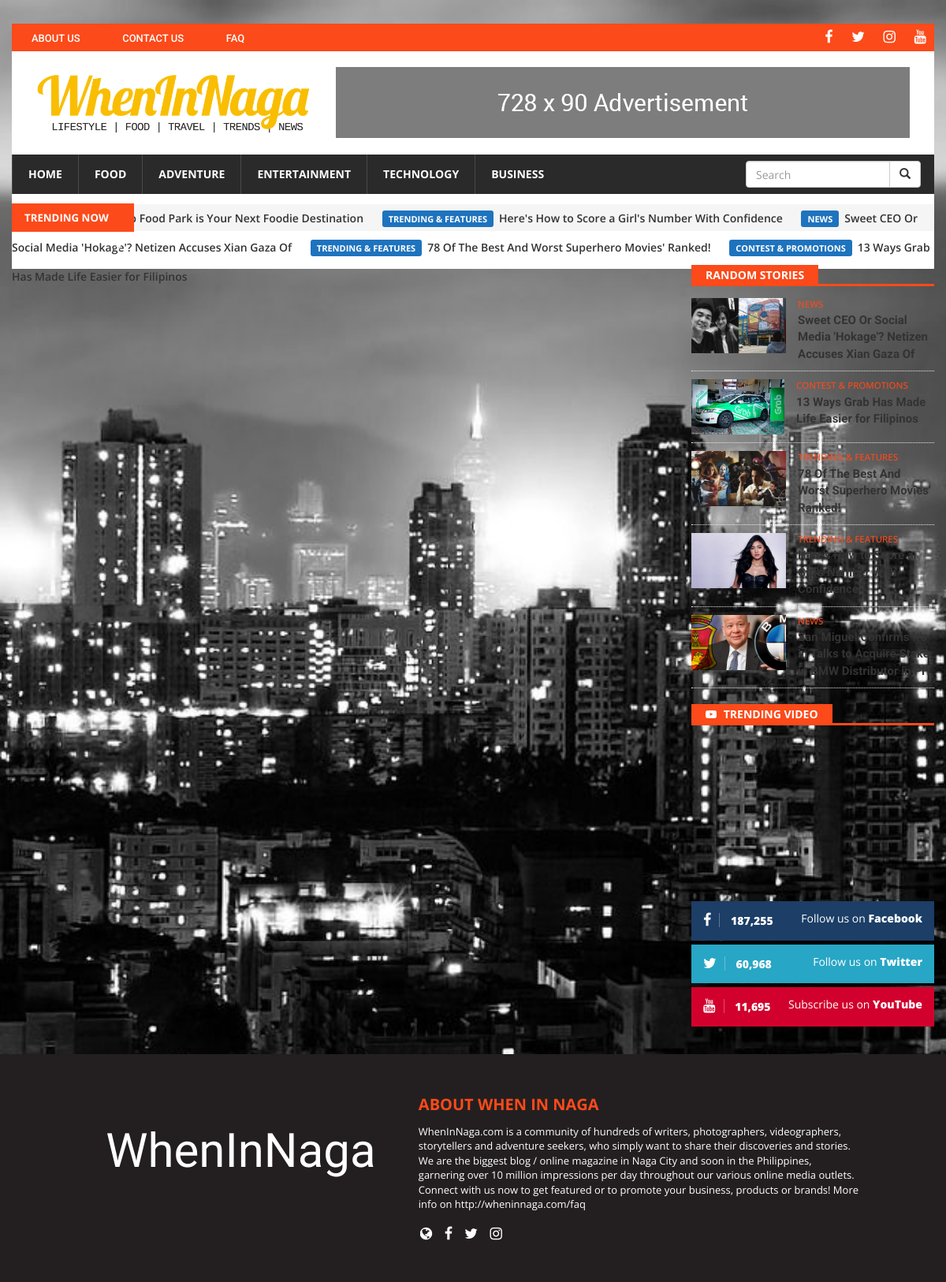
Screenshot of /viewpost-category.php?id=5 with the database file from the repository.
### tables this page shows
CREATE TABLE `blog_post` (
  `blog_id` int(11) NOT NULL,
  `title` varchar(100) NOT NULL,
  `subheading` varchar(255) DEFAULT NULL,
  `thumbnail` varchar(255) NOT NULL,
  `article` text NOT NULL,
  `author_id` int(11) NOT NULL,
  `date_created` varchar(255) NOT NULL,
  `time_created` varchar(255) NOT NULL,
  `date_published` varchar(255) DEFAULT NULL,
  `time_published` varchar(255) DEFAULT NULL,
  `month_published` varchar(255) DEFAULT NULL,
  `year_published` varchar(255) DEFAULT NULL,
  `featured` tinyint(1) DEFAULT NULL,
  `enabled` tinyint(1) DEFAULT NULL,
  `sponsored` tinyint(1) DEFAULT NULL,
  `recommended` tinyint(1) DEFAULT NULL,
  `comments_count` int(11) DEFAULT NULL,
  `views` int(11) DEFAULT NULL,
  `date_modified` varchar(255) DEFAULT NULL,
  `time_modified` varchar(255) DEFAULT NULL,
  `category_id` int(11) NOT NULL,
  `approved` tinyint(1) NOT NULL,
  `denied` tinyint(1) DEFAULT NULL,
  `admin_remarks` text
);

CREATE TABLE `blog_categories` (
  `category_id` int(11) NOT NULL,
  `name` varchar(55) NOT NULL,
  `category_desc` varchar(255) DEFAULT NULL
);

### article-pages/random-posts.php (the view)
<ul class='widget-custom-posts'>
	<li class='widget-custom-posts-item clearfix'>
		<figure class='widget-figure-thumb'>
			<a href="viewpost.php?id=<?php echo $blog_id; ?>">
				<img src="<?php echo '/capstone2/'.$thumbnail; ?>" class='widget-img-thumb'>
			</a>
		</figure>
		<div class='widget-custom-posts-header'>
			<a href="viewpost-category.php?id=<?php echo $category_id; ?>"  target='_blank'>
				<div class='widget-meta-category'><?php echo $name; ?></div>
			</a>
			<div class='widget-custom-posts-small-title'>
				<a href="viewpost.php?id=<?php echo $blog_id; ?>" ><?php echo $title; ?></a>
			</div>
		</div>
	</li>
</ul>

### partials/navbar.php (shortened to what this page needs)
<div id='win-navbar' class='win-navbar clearfix'>
  <div>
    <ul class='win-navbar-ul'>
      <li><a href='#' class='win-navbar-a'>ABOUT US</a></li>
      <li><a href='#' class='win-navbar-a'>CONTACT US</a></li>
      <li><a href='#' class='win-navbar-a'>FAQ</a></li>
    </ul>
    <ul class='win-navbar-ul win-navbar-social'>
      <li><a href='#' class='win-social-a'><i class="fa fa-facebook"></i></a></li>
      <li><a href='#' class='win-social-a'><i class="fa fa-twitter"></i></a></li>
      <li><a href='#' class='win-social-a'><i class="fa fa-instagram"></i></a></li>
      <li><a href='#' class='win-social-a'><i class="fa fa-youtube"></i></a></li>
    </ul>
  </div>
</div>
<div class='win-header-lg clearfix'>
  <div class='row'>
    <div class='col-sm-4'>
      <figure class='win-header-lg-figure'>
        <img class='win-header-lg-img' src='page-imgs/logo4.png'>
      </figure>
    </div>
    <div class='col-sm-8'>
        <figure class='win-header-lg-figure-r'>
          <img src='page-imgs/ad1.png' class='win-header-ad-img' >
        </figure>
    </div>
  </div>
</div>
<nav class="navbar navbar-inverse">
  <div class="collapse navbar-collapse" id="myNavbar">
    <ul class="nav navbar-nav navbar-left">
      <li><a href="/capstone2/" class='navbar-nav-a'>HOME</a></li>
      <li><a href="/capstone2/viewpost-category.php?id=2" class='navbar-nav-a'>FOOD</a></li>
      <li><a href="/capstone2/viewpost-category.php?id=5" class='navbar-nav-a'>ADVENTURE</a></li>
      <li><a href="/capstone2/viewpost-category.php?id=1" class='navbar-nav-a'>ENTERTAINMENT</a></li>
      <li><a href="/capstone2/viewpost-category.php?id=3" class='navbar-nav-a'>TECHNOLOGY</a></li>
      <li><a href="/capstone2/viewpost-category.php?id=12" class='navbar-nav-a'>BUSINESS</a></li>
    </ul>
    <form class="navbar-form navbar-right">
      <div class="input-group">
        <input type="text" class="form-control" placeholder="Search">
        <div class="input-group-btn">
          <button class="btn btn-default" type="submit">
            <i class="glyphicon glyphicon-search"></i>
          </button>
        </div>
      </div>
    </form>
  </div>
</nav>
<div class='trending-now-wrapper'>
	<div class='trending-now-bg'>
		<div class='trending-box'>
			<span class='trending-text'>TRENDING NOW&nbsp
				<i class="fa fa-bolt" aria-hidden="true"></i>
			</span>
		</div>
<div class='marquee'>
  <?php
    require $_SERVER['DOCUMENT_ROOT'].'/capstone2/connection.php';
    $ticker_query = "SELECT title, name, blog_id FROM blog_post JOIN blog_categories on (blog_post.category_id = blog_categories.category_id) ORDER BY views DESC LIMIT 5";
    $result_t = mysqli_query($con, $ticker_query);
    echo "<ul class='news-ticker'>";
      while ($row_t = mysqli_fetch_assoc($result_t)) {
        extract($row_t);
        echo "
          <li class='news-ticker-item'><a href='viewpost.php?id=$blog_id' target='_blank'><span class='cat-box'>$name</span>$title </a></li>
        ";
      }
        echo "</ul>";
  ?>
</div>
	</div>
</div>

### viewpost-sidebar-content.php (shortened to what this page needs)
<?php
echo "
	<div id='random-posts' class='clearfix'>
		<h4 class='widget-title-red'>
			<span class='widget-title-inner'>Random Stories</span>
		</h4>
	";
require 'connection.php';
mysqli_set_charset($con,'utf8');
$sql = "SELECT * FROM blog_post
		JOIN users ON(users.user_id = blog_post.author_id)
		JOIN blog_categories ON(blog_categories.category_id = blog_post.category_id)
		WHERE approved ORDER BY RAND() LIMIT 5";
$result = mysqli_query($con,$sql);
	while ($row = mysqli_fetch_assoc($result))
	{
		extract($row);
			$sql1 = "SELECT username from users
					WHERE user_id = '$user_id'";
			$result1 = mysqli_query($con,$sql1);
			$row1 = mysqli_fetch_assoc($result1);
			extract($row1);
			$sql2 = "SELECT name from blog_categories
					WHERE category_id = '$category_id'";
			$result2 = mysqli_query($con,$sql2);
			$row2 = mysqli_fetch_assoc($result2);
			extract($row2);
		require 'article-pages/random-posts.php';
	}
	echo "</div>";
	?>
<div id='trending-video' class='clearfix'>
	<h4 class='widget-title-red'>
		<span class='widget-title-inner'>
			<i class='fa fa-youtube-play'></i> TRENDING VIDEO
		</span>
	</h4>
	<div style="position:relative;height:0;padding-bottom:56.25%"><iframe src="https://www.youtube.com/embed/b2Emnph8_L8?ecver=2" width="640" height="360" frameborder="0" style="position:absolute;width:100%;height:100%;left:0" allowfullscreen></iframe></div>
</div>
<div class='widget-content clearfix'>
	<div class="socials">
		<a target="_blank" href="https://www.facebook.com/fotobomberphotobooth" class="social-facebook">
			<span class="social-count">187,255</span>
			<span class="social-text">Follow us on <strong>Facebook</strong></span>
		</a>
		<a target="_blank" href="https://twitter.com/fotobomberphotobooth" class="social-twitter">
			<span class="social-count">60,968</span>
			<span class="social-text">Follow us on <strong>Twitter</strong></span>
		</a>
		<a target="_blank" href="https://www.youtube.com/fotobomberphotobooth" class="social-subscribe">
			<span class="social-count">11,695</span>
			<span class="social-text">Subscribe us on <strong>YouTube</strong></span>
		</a>
	</div>
</div>

### rows the page displays
blog_post: title "The Rooftop Food Park is Your Next Foodie Destination"
blog_post: category.name "TRENDING & FEATURES", title "Here's How to Score a Girl's Number With Confidence", thumbnail (picture)
blog_post: category.name "NEWS", title "Sweet CEO Or Social Media 'Hokage'? Netizen Accuses Xian Gaza Of", thumbnail (picture)
blog_post: category.name "TRENDING & FEATURES", title "78 Of The Best And Worst Superhero Movies' Ranked!", thumbnail (picture)
blog_post: category.name "CONTEST & PROMOTIONS", title "13 Ways Grab Has Made Life Easier for Filipinos", thumbnail (picture)
blog_post: thumbnail (picture), category.name "NEWS", title "San Miguel Confirms It's in Talks to Acquire Stake in BMW Distributor in PH"
